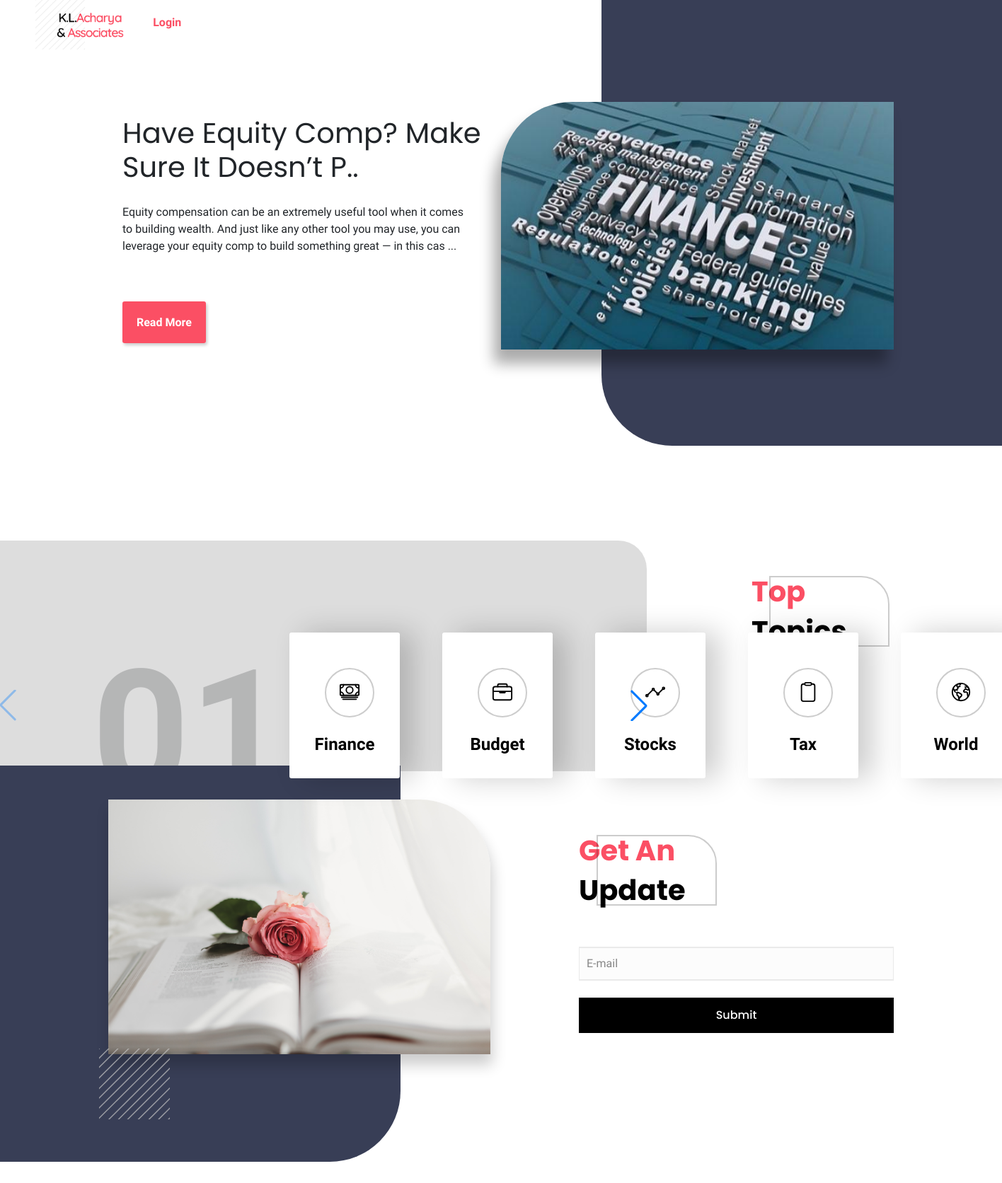
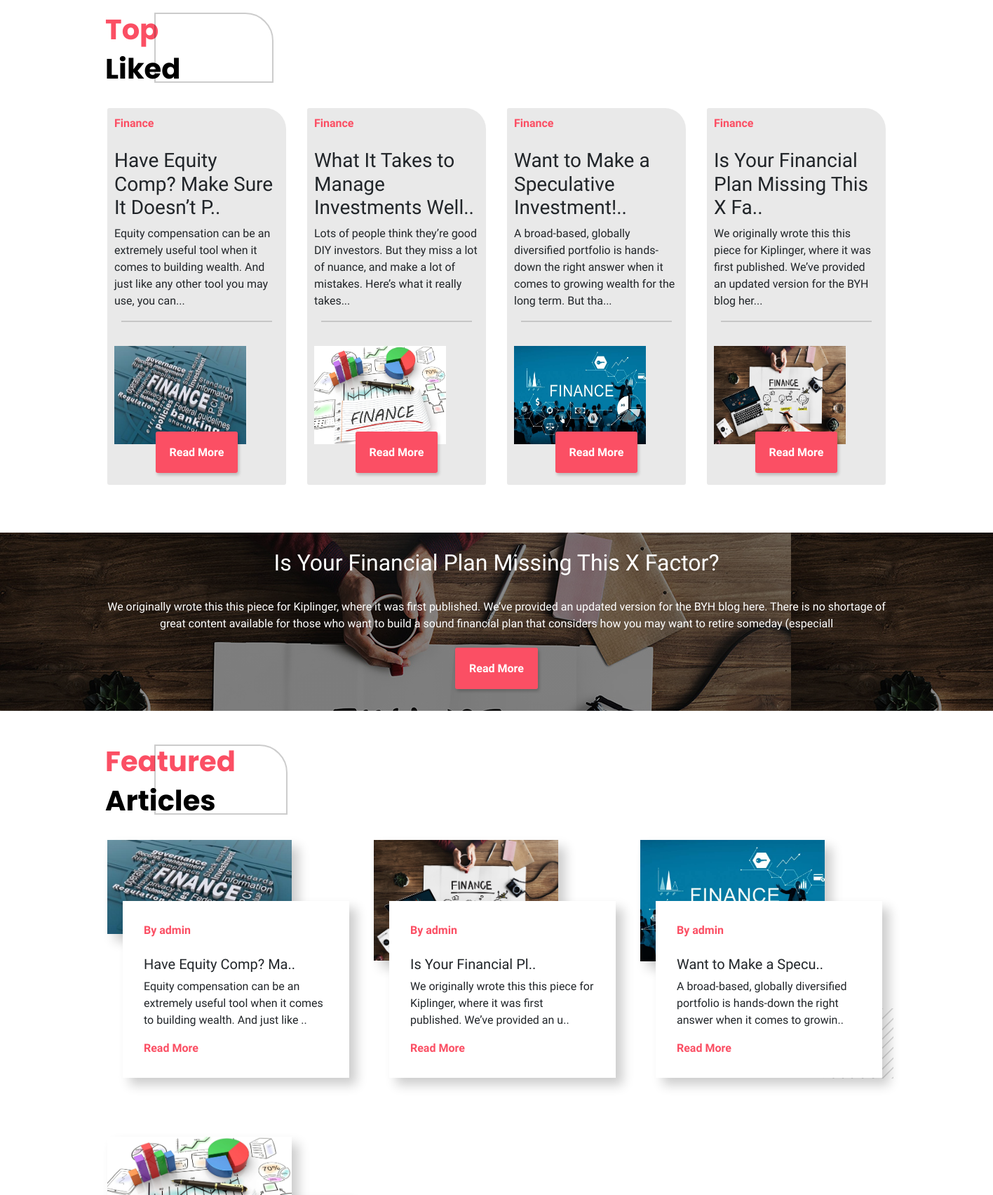
Screenshot of /blog/ (upper part) with the database file from the repository (2 pictures, top to bottom).
### myblog/models.py (models this page shows, shortened)
class Post(models.Model):
    title=models.CharField(max_length=255)
    author=models.ForeignKey(User,on_delete=models.CASCADE)
    image=models.ImageField(upload_to ='images/',blank=True,null=True)
    body=models.TextField()
    post_date=models.DateField(auto_now_add=True)
    likes=models.ManyToManyField(IpModel,related_name="post_likes",blank=True)
    isFeatured = models.BooleanField()
    topic = models.ForeignKey(Topic, on_delete=models.CASCADE,default = 1)

class Topic(models.Model):
    topic_name = models.CharField(max_length = 255)
    icon = models.CharField(max_length=255)
    def __str__(self):
        return self.topic_name

### myblog/views.py (the view, shortened to what this page needs)
# urls.py: path('', HomeView.as_view(), name="home"),
class HomeView(View):
    template_name="home.html"
    def get(self,request):
        newposts = Post.objects.all().order_by('-id')[:4]
        sub = Subscribe()
        topics = Topic.objects.all()
        trending = Post.objects.annotate(like_count=Count('likes')).order_by('-like_count')
        featured = Post.objects.filter(isFeatured=True).order_by('-id')[:4]
        r = Post.objects.all()
        randomblog = r[random.randint(0,len(r)-1)]
        context = {
            **{'newposts':newposts},
            **{'topics':topics},
            **{'trending':trending},
            **{'featured':featured},
            **{'random':randomblog},
            **{'form1':sub}
        }
        return render(request,self.template_name,context)

### subscribe/forms.py (shortened to what this page needs)
class Subscribe(forms.Form):
    Email = forms.EmailField(widget=forms.TextInput(attrs={'class':'sub-form-field','placeholder':'E-mail'}))

### myblog/templates/home.html (shortened to what this page needs)
{% extends 'base.html' %}
{% load static %}
  {% block content %}
  <section class="new-blogs">
    {% for post in newposts %}
    <div class="newpost" id= "newpost{{forloop.counter}}">
      <div class="container">
        <div class="newpost-text">
        <h1 class="newpost-title">
          {{post.title|slice:40}}..
        </h1>
        <p class = "newpost-description">
          {{ post.body|slice:"200" }} ...
        </p>
        <br>
        <br>
        <a href="{% url 'article-detail' post.pk %}" class="newpost-link">Read More</a>
      </div>
        <div class="newpost-img">
          <img src="{{ post.image.url }}" alt="">
        </div>
      </div>
    </div>
    {% endfor %}
    <div class="pagination">
    <div class= "upper-arrow" onclick="down()"><ion-icon name="arrow-back-outline"></ion-icon></div>
    {% for i in newposts %}
    {% ifequal forloop.counter 1 %}
    <div class="pagination-x active-page"  id = "page{{forloop.counter0}}" onclick="changeblog({{forloop.counter0}})"></div>
    {% else %}
    <div class="pagination-x" id = "page{{forloop.counter0}}" onclick="changeblog({{forloop.counter0}})"></div>
    {% endifequal %}
    {% endfor %}
    <div class= "upper-arrow" onclick="up()"><ion-icon name="arrow-forward-outline"></ion-icon></div>
    </div>
    <p id="counter" class="newpost-number">01</p>
  </section>
  <div class='line-img'><img src="{% static 'img/lines.png' %}" alt=""></div>
  <section class='topics-section'>
    <div class="row">
      <div class="col-md-8">
  <div class="swiper-container ">
    <div class="swiper-wrapper">
      {% for i in topics %}
      <div class="swiper-slide">
        <a href="" class='topic-link'>
        <center>
        <div class="topic-icon">{{i.icon | safe }}</div>
        <div class="topic-name">{{i.topic_name}}</div>
        </center>
      </a>
      </div>
      {% endfor %}
    </div>
    <div class="swiper-arrows">
    <div class="swiper-button-next"></div>
    <div class="swiper-button-prev"></div>
  </div>
  </div>
</div>
<div class="col-md-1"></div>
<div class="col-md-3 topic-title">
  <br><br>
  <h2 class="red-title">
    Top <br>
  </h2>
  <h2 class="black-title">
    Topics
  </h2>
  <div class="outline-rect"></div>
</div>
</div>
  </section><br><br>
  <section class="form-section">
      <div class="green-rect">
        <img src="{% static 'img/lines.png' %}" alt="">
      </div>
      <div class="container">
        <br><br>
        <div class="row">
          <div class="col-md-6 hide-on-small form-img">
            <img src="{% static 'img/form-img.jpg' %}" alt="">
          </div>
          <div class="col-md-1"></div>
          <div class="col-md-5">
            <br><br>
              <h2 class="red-title">
                Get An <br>
              </h2>
              <h2 class="black-title">
                Update
              </h2>
              <div class="outline-rect"></div>
              <br><br>
            <form method="POST">
                  {% for i in form1 %}
                  {{i}}
                  {% endfor %}
                  <br><br>
                  <input type="submit" name="Subscribe" class = 'submit-btn'>
                  </form>
          </div>
        </div>
      </div>
  </section>
  <br><br><br><br><br>
  <section class="most-liked-section">
    <div class="container">
      <div class="row">
        <h2 class="red-title">
          Top <br>
        </h2>
        <h2 class="black-title">
          Liked
        </h2>
        <div class="outline-rect-new" style="width: 170px;height: 100px;"></div>
      </div>
      <br>
      <div class="row">
        {% for i in trending %}
        <div class='col-md-3'>
          <div class="like-post">
          <div class="red">{{i.topic}}</div><br>
          <h3 class='liked-title'>{{i.title|slice:40}}..</h3>
          <p class="">{{i.body|slice:135}}...</p>
          <hr style="color: #666;margin: 10px;"><br>
          <img src="{{ i.image.url }}" width="80%" height= '140' alt="">
          <center>
        <a href="{% url 'article-detail' i.pk %}" class="newpost-link">Read More</a>
      </center>
        <br>
      </div>
        </div>
        {% endfor %}
      </div>
    </div>
  </section><br><br>
  <section class="random-section" style="background-image: url('{{random.image.url}}');">
    <div class="" style="width:100%;background-image:linear-gradient(#0007,#0007);color:#fff">
      <div class="container">
    <center><br>
      <h2>{{random.title}}</h2><br>
      <p>{{random.body|slice:300}}</p><br>
      <a href="{% url 'article-detail' random.pk %}" class="newpost-link">Read More</a>
<br><br><br>
    </center>
  </div>
    </div>
  </section><br><br>
<section class="featured-section" >
    <div class="container">
      <div class="row">
        <h2 class="red-title">
          Featured <br>
        </h2>
        <h2 class="black-title">
          Articles
        </h2>
        <div class="outline-rect-new" style="width: 190px;height: 100px;"></div>
      </div>
      <br>
      <div class="row">
        {% for post in featured %}
        <div class="col-md-4" style="margin-bottom: 250px;">
    <div class="feat-img"><img style='box-shadow:10px 10px 15px #0003;' src="{{post.image.url}}" width="75%" alt=""></div>
          <div class="feat-text">
            <div class="red">By {{post.author}}</div><br>
            <h5 class="feat-t">{{post.title|slice:20}}..</h5>
            <p class="feat-p">{{post.body|slice:100}}..</p>
            <a href="{% url 'article-detail' post.pk %}" class='red'>Read More</a>
          </div>
        </div>
        {% endfor %}
      </div>
      </div>
</section><br><br>
{% endblock %}

### static/css/style.css (style rules this page uses)
:root { --Playfair: 'Playfair Display', serif; --Quicksand: 'Quicksand', sans-serif; --Roboto: 'Roboto', sans-serif; --dark: #3c393d; --exDark: #2b2b2b; }
* { padding: 0; margin: 0; font-family: var(--Quicksand); }
.new-blogs { height:80vh; overflow: hidden; }
.newpost { height:100%; z-index:100; padding-top: 50px; transform: translateY(0); transition: 0.5s; }
.newpost-text { float:left; padding: 20px; width:50%; }
.newpost-img { width: 50%; height: 350px; float: right; overflow: hidden; border-radius: 100px 0 0 0 ; box-shadow: -10px 20px 20px #0005; }
.newpost-img img { width:100%; height: 100%; }
.newpost-title { font-family: 'Poppins'; font-weight: 400; font-size:2.5rem; }
.newpost-description { font-weight: 500; padding: 20px 20px 20px 0; }
.newpost-number { position:absolute; top: 20%; left: 150px; font-weight: bold; transform: translateY(10px) translateX(-20px); font-size: 15rem; opacity: 0.2; z-index:-1; }
.newpost-link { font-weight: bold; padding: 20px; border-radius: 3px; color: #FFF; transition: 0.5s; background-color:#FB4F64; box-shadow:2px 3px 4px #0003; }
.pagination { position:absolute; top:40%; right:-3%; display:flex; transform:rotateZ(90deg); }
@media (max-width:1432px) { .pagination { right: -10%; } }
.pagination-x { height:10px; width:10px; border-radius:50%; background-color: #fff3; margin: 10px; cursor:pointer; margin-top:30px; transition: 0.5s; }
.active-page { background-color:#fff; }
.upper-arrow,.lower-arrow { height: 50px; width:50px; margin: 10px; margin-left: 30px; margin-right:30px; cursor: pointer; border: 0.5px solid #fff7; border-radius:50%; }
.upper-arrow ion-icon,.lower-arrow ion-icon { width:30px; margin:10px; height:30px; color:#fff }
.line-img { position: absolute; right:10%; bottom:24%; width:100px; height:100px; }
.topics-section { height:30vh; margin-top:30px; margin-bottom:30px; margin-right:30px; }
.swiper-container { height: auto; margin: 0; padding: 100px; background-color: #0002; background-image: linear-gradient(180deg, rgba(0,0,0,0) 70%,#fff 40%); border-radius: 0px 40px 0px 0px; }
.swiper-wrapper { height: 100%; }
.swiper-slide { background: #fff; padding: 30px; border-radius: 3px; box-shadow: 20px 0px 40px #0003; margin: 30px; }
.topic-name { font-size: 1.5rem; font-weight:bold; }
.topic-icon { height: 70px; width: 70px; border:2px solid #0003; padding: 17px; margin: 20px; border-radius: 50%; }
.topic-icon ion-icon { height:30px; width:30px; }
.red-title { font-family: 'Poppins'; color: #FB4F64; font-size:2.5rem; font-weight:bold; }
.black-title { font-family: 'Poppins'; color:black; font-size:2.5rem; font-weight:bold; }
.outline-rect { position:absolute; top:50px; left:40px; width: 170px; height:100px; border-radius: 0px 40px 0px 0px; border:2px solid #0003; }
.topic-link { width: 100%; height:100%; color:#000; transition:0.3s; }
.green-rect { width: 40%; height:70vh; background-color:#383e56; position:absolute; left:0; border-radius: 0px 0px 100px 0px; }
.green-rect img { position: absolute; width: 100px; bottom: 60px; left:140px; z-index: 100; }
.form-img { width: 100%; height: 55vh; }
.form-img img { border-radius: 0px 100px 0px 0px; box-shadow: 3px 15px 20px #0003; width: 100%; }
.sub-form-field { background-color:#fcfcfc; border-top:2px solid #eaeaea; border-bottom:2px solid #eaeaea; border-left: 1px solid #eaeaea; border-right: 1px solid #eaeaea; color:#000; padding:10px; width: 100%; }
.sub-form-field::placeholder { color:#0007; }
.submit-btn { width: 100%; height:50px; background-color:#000; text-align: center; color:#fff; border:none; font-family: 'Poppins'; font-weight: 500; }
.outline-rect-new { position: absolute; left:220px; border-radius: 0px 40px 0px 0px; border:2px solid #0003; }
.like-post { width: 100%; padding:10px; background-color: #e9e9e9; border-radius: 3px 30px 3px 3px; transition:0.7s; margin-bottom:20px; }
.red { color:#FB4F64; font-weight: 600; }
.random-section { width: 100%; height:auto; }
.feat-text { position:absolute; top:50%; background:white; padding:30px; right:20px; width:85%; box-shadow:10px 10px 15px #0003; }

### rows the page displays
Post: title "Have Equity Comp? Make Sure It Doesn’t P", body "Equity compensation can be an extremely useful tool when it comes to building wealth. And just like any other tool you may use, you can leverage your equity comp to build something great — in this cas", image (picture), topic "Finance", body "Equity compensation can be an extremely useful tool when it comes to building wealth. And just like any other tool you may use, you can", author "admin", title "Have Equity Comp? Ma", body "Equity compensation can be an extremely useful tool when it comes to building wealth. And just like"
Post: topic "Finance", title "Is Your Financial Plan Missing This X Fa", body "We originally wrote this this piece for Kiplinger, where it was first published. We’ve provided an updated version for the BYH blog her", image (picture), title "Is Your Financial Plan Missing This X Factor?", body "We originally wrote this this piece for Kiplinger, where it was first published. We’ve provided an updated version for the BYH blog here. There is no shortage of great content available for those who want to build a sound financial plan that considers how you may want to retire someday (especiall", author "admin", title "Is Your Financial Pl", body "We originally wrote this this piece for Kiplinger, where it was first published. We’ve provided an u"
Post: topic "Finance", title "Want to Make a Speculative Investment!", body "A broad-based, globally diversified portfolio is hands-down the right answer when it comes to growing wealth for the long term. But tha", image (picture), author "admin", title "Want to Make a Specu", body "A broad-based, globally diversified portfolio is hands-down the right answer when it comes to growin"
Post: topic "Finance", title "What It Takes to Manage Investments Well", body "Lots of people think they’re good DIY investors. But they miss a lot of nuance, and make a lot of mistakes. Here’s what it really takes", image (picture)
Topic: topic_name "Finance"
Topic: topic_name "Budget"
Topic: topic_name "Stocks"
Topic: topic_name "Tax"
Topic: topic_name "World"
